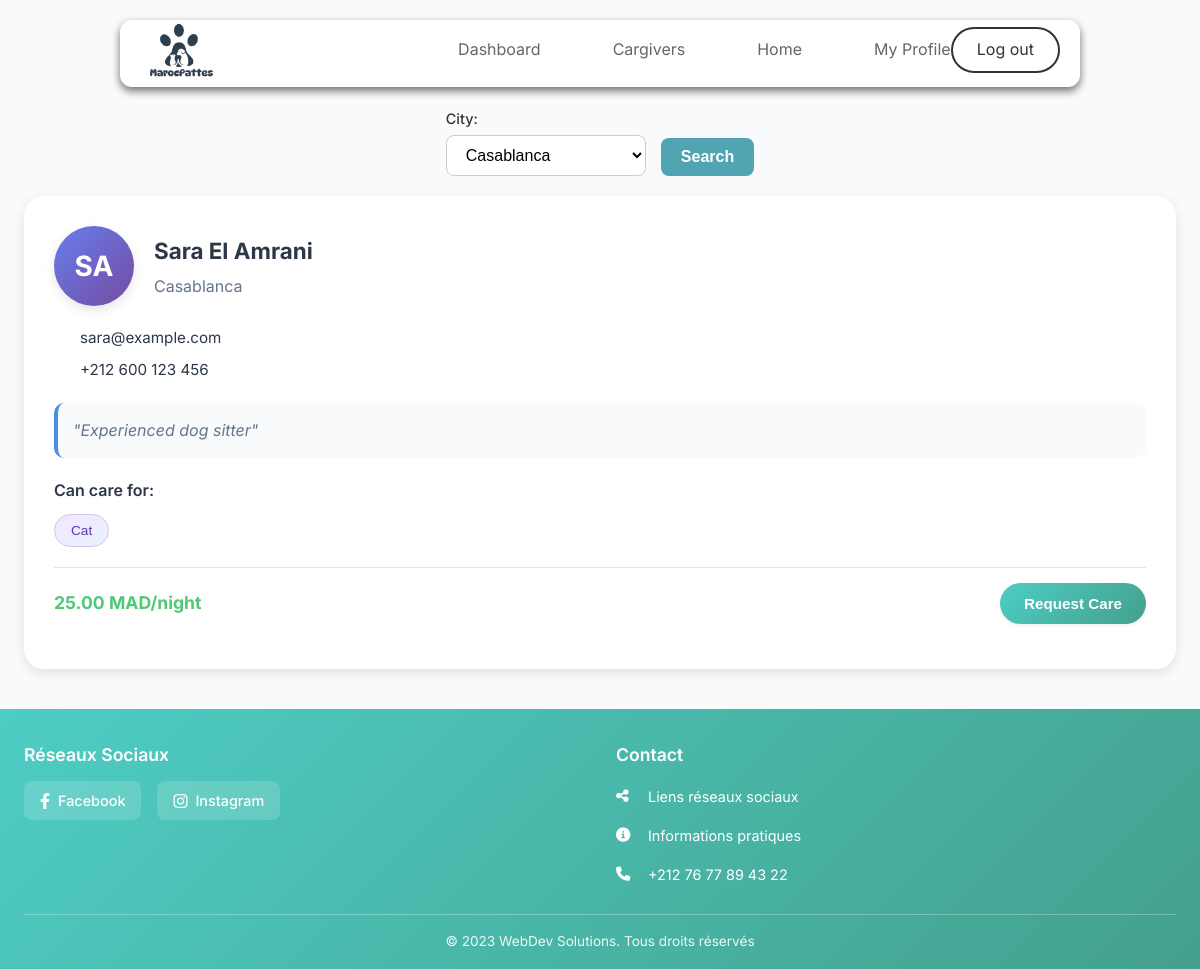
Page /caregivers.php?city=Casablanca (signed in) on the committed database.
### tables this page shows
CREATE TABLE `guardianprofile` (
  `ProfileID` int(11) NOT NULL,
  `Photo` varchar(255) DEFAULT NULL,
  `Bio` text DEFAULT NULL,
  `PricePerNight` decimal(10,2) DEFAULT NULL,
  `Status` enum('Active','Inactive') DEFAULT 'Active',
  `UserID` int(11) DEFAULT NULL
);

CREATE TABLE `_user` (
  `UserID` int(11) NOT NULL,
  `FullName` varchar(100) DEFAULT NULL,
  `Email` varchar(100) DEFAULT NULL,
  `Password` varchar(100) DEFAULT NULL,
  `PhoneNumber` varchar(20) DEFAULT NULL,
  `City` varchar(100) DEFAULT NULL
);

### caregivers.php (the view, shortened to what this page needs)
<?php
require_once 'config/db.php';
$city_filter = $_GET['city'] ?? '';
$sql = "
    SELECT gp.*, u.FullName, u.Email, u.PhoneNumber, u.City,
           GROUP_CONCAT(s.Name) as SpeciesList
    FROM guardianprofile gp
    JOIN _user u ON gp.UserID = u.UserID
    LEFT JOIN can_guard cg ON gp.ProfileID = cg.ProfileID
    LEFT JOIN species s ON cg.SpeciesID = s.SpeciesID
    WHERE gp.Status = 'Active'
";
if ($city_filter) {
    $sql .= " AND u.City = ?";
}
$sql .= " GROUP BY gp.ProfileID ORDER BY u.FullName";
$stmt = $conn->prepare($sql);
if ($city_filter) {
    $stmt->execute([$city_filter]);
} else {
    $stmt->execute();
}
$caregivers = $stmt->fetchAll(PDO::FETCH_ASSOC);
?>
<!DOCTYPE html>
<html lang="en">
<head>
</head>
<body>
    <?php include('includes/header.php'); ?>
    <div class="container">
        <div class="search-section">
            <form method="GET" class="search-form">
                <div class="search-group">
                    <label for="city"> City:</label>
                    <select id="city" name="city" class="search-select">
                        <option value="Casablanca" <?= (($_GET['city'] ?? '') === 'Casablanca') ? 'selected' : '' ?>>Casablanca</option>
                    </select>
                </div>
                <button type="submit" class="search-btn">Search</button>
            </form>
        </div>
        <?php if (empty($caregivers)): ?>
            <div class="no-results">
                <div class="no-results-icon"></div>
                <div class="no-results-text">No caregivers found in the selected area</div>
                <p>Try searching in a different city or check back later!</p>
            </div>
        <?php else: ?>
            <div class="caregivers-grid">
                <?php foreach ($caregivers as $caregiver): ?>
                <div class="caregiver-card">
                    <div class="caregiver-header">
                        <div class="avatar"><?php echo strtoupper(substr($caregiver['FullName'], 0, 2)); ?></div>
                        <div class="caregiver-info">
                            <div class="caregiver-name"><?php echo htmlspecialchars($caregiver['FullName']); ?></div>
                            <div class="caregiver-location"><?php echo htmlspecialchars($caregiver['City']); ?></div>
                        </div>
                    </div>
                    <div class="caregiver-details">
                        <div class="detail-row">
                            <span class="detail-icon"></span>
                            <span><?php echo htmlspecialchars($caregiver['Email']); ?></span>
                        </div>
                        <div class="detail-row">
                            <span class="detail-icon"></span>
                            <span><?php echo htmlspecialchars($caregiver['PhoneNumber']); ?></span>
                        </div>
                    </div>
                    <?php if ($caregiver['Bio']): ?>
                    <div class="bio-text">
                        "<?php echo htmlspecialchars($caregiver['Bio']); ?>"
                    </div>
                    <?php endif; ?>
                    <div class="species-section">
                        <div class="species-label">Can care for:</div>
                        <div class="species-buttons">
                            <?php
                            $species = explode(',', $caregiver['SpeciesList']);
                            foreach ($species as $specie) {
                                if (trim($specie)) {
                                    echo '<button class="species-btn" onclick="showRequestForm(' . $caregiver['ProfileID'] . ', \'' . trim($specie) . '\')">' . htmlspecialchars(trim($specie)) . '</button>';
                                }
                            }
                            ?>
                        </div>
                    </div>
                    <div class="price-section">
                        <div class="price">
                             <?php echo htmlspecialchars($caregiver['PricePerNight'] ?? '20'); ?> MAD/night
                        </div>
                        <button class="request-btn" onclick="showRequestForm(<?php echo $caregiver['ProfileID']; ?>)">
                             Request Care
                        </button>
                    </div>
                </div>
                <?php endforeach; ?>
            </div>
        <?php endif; ?>
    </div>
    <?php include('includes/footer.php'); ?>
</body>
</html>

### caregivers.php (style rules this page uses)
:root { --primary-color: #4A90E2; --secondary-color: #50C878; --accent-color: #F7DC6F; --text-color: #2D3748; --bg-color: #F7FAFC; --card-bg: #FFFFFF; --border-color: #E2E8F0; --success-color: #48BB78; --warning-color: #ECC94B; --error-color: #F56565; --gradient-primary: linear-gradient(135deg, #667eea 0%, #764ba2 100%); --gradient-secondary: linear-gradient(135deg, #4ecdc4 0%, #44a08d 100%); --shadow-sm: 0 2px 4px rgba(0,0,0,0.05); --shadow-md: 0 4px 12px rgba(0,0,0,0.1); --shadow-lg: 0 10px 25px rgba(0,0,0,0.15); }
* { margin: 0; padding: 0; box-sizing: border-box; }
body { font-family: 'Inter', -apple-system, BlinkMacSystemFont, 'Segoe UI', Roboto, sans-serif; background: linear-gradient(135deg, #f5f7fa 0%, #c3cfe2 100%); color: var(--text-color); line-height: 1.6; min-height: 100vh; }
.container { max-width: 1400px; margin: 0 auto; padding: 40px 20px; }
.search-form { display: flex; flex-wrap: wrap; gap: 15px; align-items: flex-end; justify-content: center; margin: 20px 0; }
.search-group { display: flex; flex-direction: column; min-width: 200px; }
.search-group label { margin-bottom: 5px; font-size: 0.9rem; font-weight: 500; color: #333; }
.search-select { padding: 10px 15px; border: 1.5px solid #ccc; border-radius: 8px; font-size: 1rem; background-color: #fff; transition: 0.3s ease; }
.search-btn { padding: 10px 20px; border: none; background: #51A4B1; color: #fff; font-size: 1rem; font-weight: 600; border-radius: 8px; cursor: pointer; transition: 0.3s ease; }
.caregivers-grid { display: grid; grid-template-columns: repeat(auto-fit, minmax(400px, 1fr)); gap: 30px; margin-bottom: 40px; }
.caregiver-card { background: var(--card-bg); border-radius: 20px; padding: 30px; box-shadow: var(--shadow-md); transition: all 0.3s ease; position: relative; overflow: hidden; }
.caregiver-card::before { content: ''; position: absolute; top: 0; left: 0; right: 0; height: 4px; }
.caregiver-header { display: flex; align-items: center; gap: 20px; margin-bottom: 20px; }
.avatar { width: 80px; height: 80px; border-radius: 50%; background: var(--gradient-primary); display: flex; align-items: center; justify-content: center; color: white; font-weight: bold; font-size: 28px; box-shadow: var(--shadow-md); flex-shrink: 0; }
.caregiver-info { flex: 1; }
.caregiver-name { font-size: 1.4rem; font-weight: 700; margin-bottom: 5px; color: var(--text-color); }
.caregiver-location { color: #64748B; font-size: 1rem; display: flex; align-items: center; gap: 5px; }
.caregiver-details { margin-bottom: 20px; }
.detail-row { display: flex; align-items: center; gap: 10px; margin-bottom: 8px; font-size: 0.95rem; }
.detail-icon { width: 16px; height: 16px; color: var(--primary-color); }
.bio-text { background: #F8FAFC; padding: 15px; border-radius: 10px; font-style: italic; color: #64748B; margin-bottom: 20px; border-left: 4px solid var(--primary-color); }
.species-section { margin-bottom: 20px; }
.species-label { font-weight: 600; margin-bottom: 10px; color: var(--text-color); }
.species-buttons { display: flex; flex-wrap: wrap; gap: 8px; }
.species-btn { padding: 8px 16px; background: linear-gradient(135deg, #f3e6ff, #e6f3ff); border: 1px solid #d1c4e9; border-radius: 20px; cursor: pointer; color: #5e35b1; font-size: 0.85rem; font-weight: 500; transition: all 0.3s ease; }
.price-section { display: flex; justify-content: space-between; align-items: center; padding: 15px 0; border-top: 1px solid var(--border-color); }
.price { font-size: 1.1rem; font-weight: 700; color: var(--secondary-color); }
.request-btn { background: var(--gradient-secondary); color: white; border: none; padding: 12px 24px; border-radius: 25px; cursor: pointer; font-size: 0.95rem; font-weight: 600; transition: all 0.3s ease; box-shadow: var(--shadow-sm); }

### includes/header.php (style rules this page uses)
* { margin: 0; padding: 0; box-sizing: border-box; }

### includes/footer.php (style rules this page uses)
* { margin: 0; padding: 0; box-sizing: border-box; }
body { font-family: 'Inter', sans-serif; min-height: 100vh; background: #f8fafc; }
.container { max-width: 1200px; margin: 0 auto; padding: 0 1.5rem; }

### rows in the picture
guardianprofile: UserID.FullName "SA", UserID.FullName "Sara El Amrani", UserID.City "Casablanca", UserID.Email "sara@example.com", UserID.PhoneNumber "+212 600 123 456", Bio "Experienced dog sitter", specie "Cat", PricePerNight "25.00"
